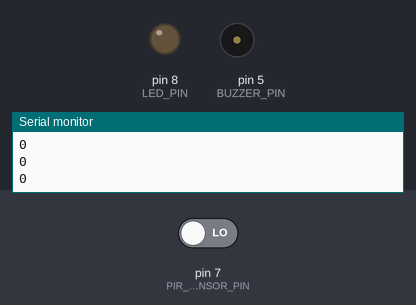
Bench run of a sketch on a simulated Arduino Uno, built with avr-gcc and run on an emulated ATmega328P. On the bench: output pins drawn as LEDs (lit = HIGH), buzzer (waves = sounding, pin HIGH), the last lines printed to the serial monitor. Inputs (shaded band) come from the test bench; at power-on: pin 7 (PIR_SENSOR_PIN) LOW.

Above: at 4.8 s.
4.9 s: pin 7 (PIR_SENSOR_PIN) driven HIGH
At 7.0 s:
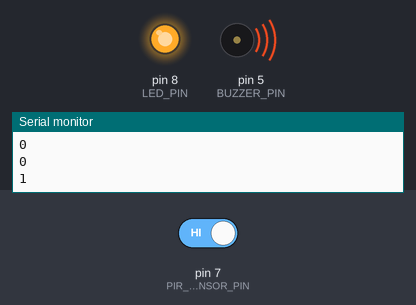
7.6 s: pin 7 (PIR_SENSOR_PIN) driven LOW
At 8.5 s:
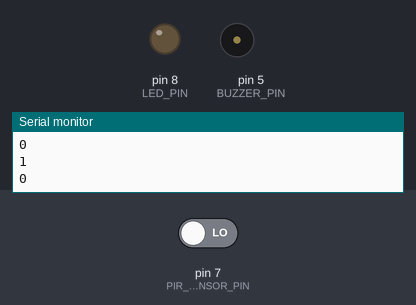
Timing chart, 0 to 10.6 s (numbered marks = the images above; inputs shaded):
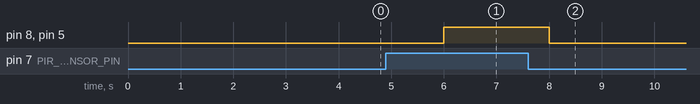

The sketch:

PIRsensor-BuzzerAlarm.ino
```cpp
/* Arduino PIR Motion Sensor basic with alarms (led, buzzer)
 *
 * Electronics:
 * 1. Grove protoshield:
 *    PIR_SENSOR HC-SR505 (S0) -> D7
 *    LED (S1) -> D8
 * 2. Grove Buzzer op pin D5
 *
 * 2016-0811 PePo new
 * Original with relay:
 *     by Dejan Nedelkovski, www.HowToMechatronics.com
 */

//* Grove protoshield: pins for PIR_SENSOR and LED
#define PIR_SENSOR_PIN 7 // D7
#define LED_PIN 8  // D8

#define BUZZER_PIN 5  // D5

void setup() {
  Serial.begin(115200) ; // voor debugging/testing

  // zet pin configuratie als INPUT of OUTPUT
  pinMode(PIR_SENSOR_PIN, INPUT); // Sensor #1
  pinMode(LED_PIN, OUTPUT);  // LED
  pinMode(BUZZER_PIN, OUTPUT); // buzzer

  // zet alle actuators OFF
  digitalWrite(LED_PIN, LOW); // led off
  digitalWrite(BUZZER_PIN, LOW); // no noise
}

void loop() {
  // lees PIR sensordata
  int sensorValue = digitalRead(PIR_SENSOR_PIN);
  Serial.println(sensorValue); // test

  // als detectie, dan actie...
  if ( sensorValue == 1 ) {
    digitalWrite(LED_PIN, HIGH); // led on
    digitalWrite(BUZZER_PIN, HIGH); // noise
  } else {
    digitalWrite(LED_PIN, LOW); // led off
    digitalWrite(BUZZER_PIN, LOW); // noise off
  }

  delay(2000); // add some delay
}
```

Measured:
- after the input at 4.9 s, pin 8 (LED_PIN), pin 5 (BUZZER_PIN): LOW → HIGH after 1.1 s
- after the input at 7.6 s, pin 8 (LED_PIN), pin 5 (BUZZER_PIN): HIGH → LOW after 0.40 s
